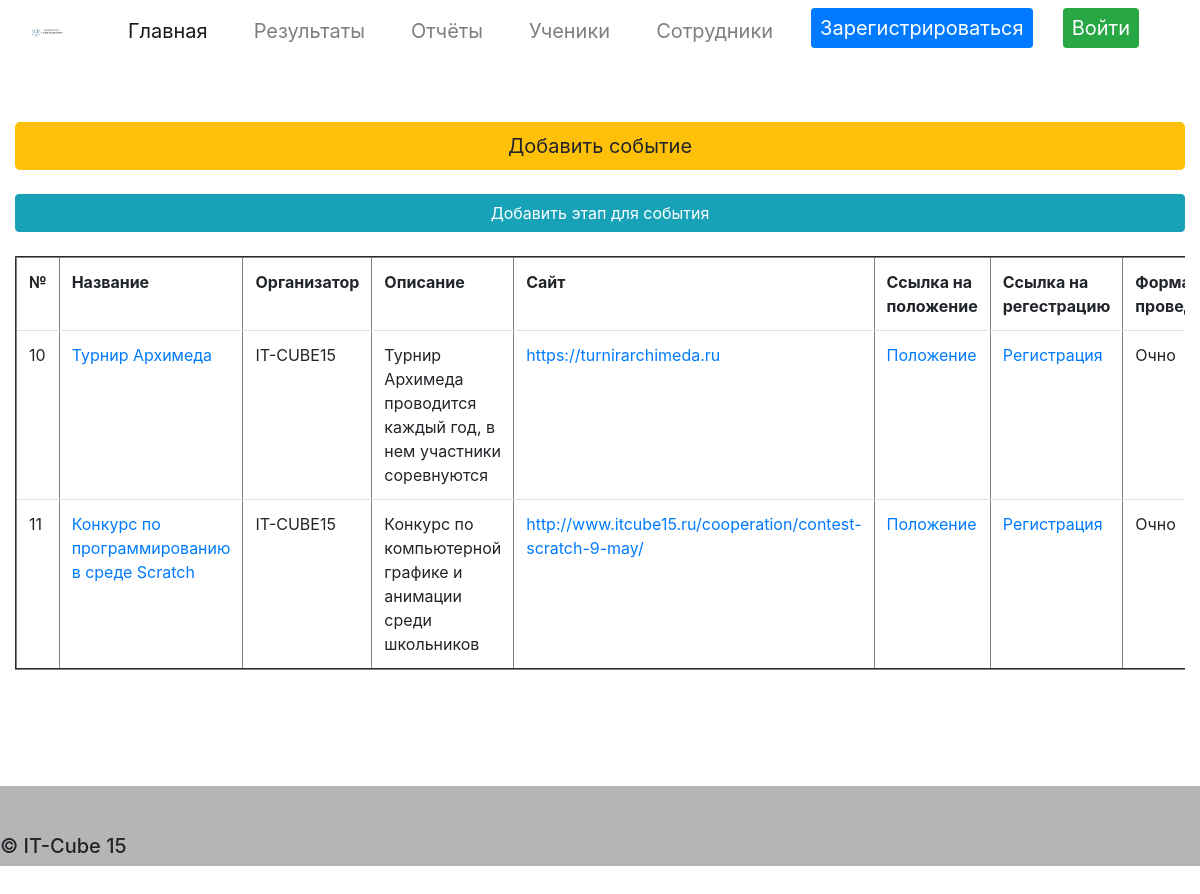
The page / on the database its author committed.
### data/event.py (models this page shows)
class Event(SqlAlchemyBase, UserMixin, SerializerMixin):
    __tablename__ = 'Event'
    id = sqlalchemy.Column(sqlalchemy.Integer,
                           primary_key=True, autoincrement=True)
    Name_of_event = sqlalchemy.Column(sqlalchemy.String, nullable=True)
    Organizer = sqlalchemy.Column(sqlalchemy.String, nullable=True)
    Description = sqlalchemy.Column(sqlalchemy.Text)
    Website = sqlalchemy.Column(sqlalchemy.String, nullable=True)
    Link_to_position = sqlalchemy.Column(sqlalchemy.String, nullable=True)
    Link_to_regestration = sqlalchemy.Column(sqlalchemy.String, nullable=True)
    Form_of_holding = sqlalchemy.Column(sqlalchemy.Integer, sqlalchemy.ForeignKey("Form_of_holding.id"), nullable=True)
    Status = sqlalchemy.Column(sqlalchemy.Integer, sqlalchemy.ForeignKey("Status.id"), nullable=True)
    Direction = sqlalchemy.Column(sqlalchemy.Integer, sqlalchemy.ForeignKey("Directions.id"), nullable=True)
    Age = sqlalchemy.Column(sqlalchemy.String, nullable=True)
    Class = sqlalchemy.Column(sqlalchemy.String, nullable=True)
    Note = sqlalchemy.Column(sqlalchemy.Text)
    Number_of_participants = sqlalchemy.Column(sqlalchemy.Integer, nullable=True)
    direction = orm.relation('Directions')
    participation_employees = orm.relation("Participation_employees", back_populates='event')
    stage_events = orm.relation("Stages_Events", back_populates='event')

class Form_of_Holding(SqlAlchemyBase, UserMixin, SerializerMixin):
    __tablename__ = 'Form_of_holding'
    id = sqlalchemy.Column(sqlalchemy.Integer, primary_key=True, autoincrement=True)
    Form = sqlalchemy.Column(sqlalchemy.String, nullable=True)

### main.py (the view)
@app.route("/index")
@app.route("/")
def index():
    db_sess = db_session.create_session()
    events = db_sess.query(Event).all()
    empls_partic = db_sess.query(Participation_employees).all()
    empls = db_sess.query(Employees).all()
    status = db_sess.query(Status).all()
    form_of_hold = db_sess.query(Form_of_Holding).all()
    direct = db_sess.query(Directions).all()
    return render_template("index.html", events=events, empls_partic=empls_partic, status=status,
                           form_of_hold=form_of_hold,
                           direct=direct, empls=empls)

### data/db_session.py (called while the page is built)
def create_session() -> Session:
    global __factory
    return __factory()

### templates/index.html (shortened to what this page needs)
{% extends "base.html" %}
{% block content %}
<a href="/add_event" class="btn btn-warning add-event btn-lg" >
    Добавить событие
</a>
<br>
<a href="/add_event_stage" class="btn btn-info add-event" >
    Добавить этап для события
</a>
    <br>
<div class="table-responsive">
    <table border="2" align="center" class="table table-hover">
        <tr>
            <th>№</th>
            <th>Название</th>
            <th>Организатор</th>
            <th>Описание</th>
            <th>Сайт</th>
            <th>Ссылка на положение</th>
            <th>Ссылка на регестрацию</th>
            <th>Форма проведения</th>
        </tr>
        {% for event in events %}
            <tr>
                    <td>{{ event.id }}</td>
                <td><a href="event/{{ event.id }}">{{ event.Name_of_event }}</a></td>
                    <td>{{ event.Organizer }}</td>
                    <td>{{ event.Description }}</td>
                    <td><a href="{{ event.Website }}" target="_blank">{{ event.Website }}</a></td>
                    <td><a href="{{ event.Link_to_position }}" target="_blank">Положение</a></td>
                    <td><a href="{{ event.Link_to_regestration }}" target="_blank">Регистрация</a></td>
                    {% for form_hold in form_of_hold %}
                        {% if form_hold.id == event.Form_of_holding %}
                            <td class="form_of_holding">{{ form_hold.Form }}</td>
                        {% endif %}
                    {% endfor %}
            </tr>
        {% endfor %}
    </table>
</div>
{% endblock %}

### static/css/style.css (style rules this page uses)
.form_of_holding { margin-right: 10px; }
.add-event { display: flex; justify-content: center; }

### rows shown on the page
Event: id "10", Name_of_event "Турнир Архимеда", Organizer "IT-CUBE15", Description "Турнир Архимеда проводится каждый год, в нем участники соревнуются", Website "https://turnirarchimeda.ru"
Form_of_Holding: Form "Очно"
Event: id "11", Name_of_event "Конкурс по программированию в среде Scratch", Organizer "IT-CUBE15", Description "Конкурс по компьютерной графике и анимации среди школьников", Website "http://www.itcube15.ru/cooperation/contest-scratch-9-may/"
